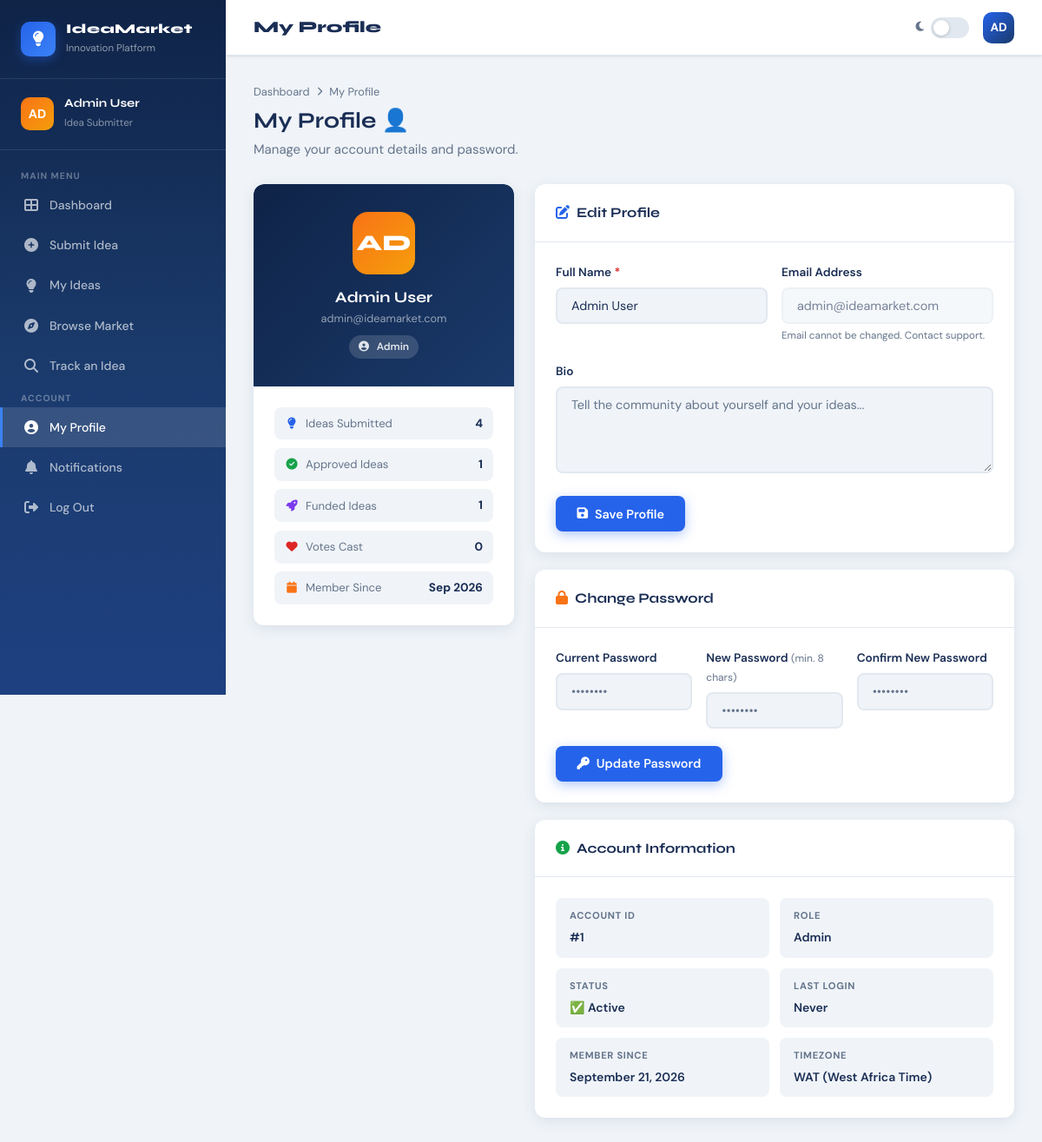
The app's page /profile.php (signed in) with its own data.
### tables this page shows
CREATE TABLE IF NOT EXISTS users (
    id                INT UNSIGNED AUTO_INCREMENT PRIMARY KEY,
    full_name         VARCHAR(120) NOT NULL,
    email             VARCHAR(180) NOT NULL UNIQUE,
    password_hash     VARCHAR(255) NOT NULL,
    role              ENUM('admin','user','investor') NOT NULL DEFAULT 'user',
    avatar            VARCHAR(255) NULL,
    bio               TEXT NULL,
    reputation        INT UNSIGNED NOT NULL DEFAULT 0,
    email_notif      TINYINT(1) NOT NULL DEFAULT 1,
    is_banned         TINYINT(1) NOT NULL DEFAULT 0,
    last_login        DATETIME NULL,
    created_at        DATETIME NOT NULL DEFAULT CURRENT_TIMESTAMP,
    INDEX idx_role (role),
    INDEX idx_email (email),
    INDEX idx_reputation (reputation)
);

### includes/auth.php (called while the page is built, shortened)
<?php
function currentUser(): array {
    return [
        'id'        => $_SESSION['user_id']   ?? null,
        'name'      => $_SESSION['user_name'] ?? '',
        'email'     => $_SESSION['user_email'] ?? '',
        'role'      => $_SESSION['role']       ?? 'user',
        'initials'  => strtoupper(substr($_SESSION['user_name'] ?? 'U', 0, 2)),
    ];
}

### includes/functions.php (called while the page is built, shortened)
<?php
function e(string $str): string {
    return htmlspecialchars($str, ENT_QUOTES, 'UTF-8');
}

### profile.php (the view, shortened to what this page needs)
<?php
require_once 'includes/auth.php';
require_once 'includes/functions.php';
$user  = currentUser();
$profileStmt = $pdo->prepare("SELECT * FROM users WHERE id=?");
$profileStmt->execute([$user['id']]);
$profile = $profileStmt->fetch();
$stats = getUserStats($pdo, $user['id']);
$votesCast = $pdo->prepare("SELECT COUNT(*) FROM votes WHERE user_id=?"); $votesCast->execute([$user['id']]); $votesCast = $votesCast->fetchColumn();
?>
<!DOCTYPE html>
<html lang="en">
<head>
  <link rel="stylesheet" href="https://cdnjs.cloudflare.com/ajax/libs/font-awesome/6.5.0/css/all.min.css">
  <link rel="stylesheet" href="assets/css/main.css">
</head>
<body>
<div class="layout-wrapper">
  <aside class="sidebar">
    <div class="sidebar-brand">
      <div class="brand-icon"><i class="fas fa-lightbulb"></i></div>
      <div class="brand-text"><h6>IdeaMarket</h6><span>Innovation Platform</span></div>
    </div>
    <div class="sidebar-user">
      <div class="user-avatar"><?= strtoupper(substr($user['name'],0,2)) ?></div>
      <div class="user-info"><h6><?= e($user['name']) ?></h6><span>Idea Submitter</span></div>
    </div>
    <nav class="sidebar-nav">
      <span class="nav-section-label">Main Menu</span>
      <a href="dashboard.php"><i class="fas fa-th-large"></i> Dashboard</a>
      <a href="submit-idea.php"><i class="fas fa-plus-circle"></i> Submit Idea</a>
      <a href="my-ideas.php"><i class="fas fa-lightbulb"></i> My Ideas</a>
      <a href="browse.php"><i class="fas fa-compass"></i> Browse Market</a>
      <a href="track.php"><i class="fas fa-search"></i> Track an Idea</a>
      <span class="nav-section-label" style="margin-top:.5rem;">Account</span>
      <a href="profile.php" class="active"><i class="fas fa-user-circle"></i> My Profile</a>
      <a href="notifications.php"><i class="fas fa-bell"></i> Notifications</a>
      <a href="logout.php"><i class="fas fa-sign-out-alt"></i> Log Out</a>
    </nav>
  </aside>
  <main class="main-content">
    <header class="top-header">
      <div style="display:flex;align-items:center;gap:1rem;">
        <span class="page-title">My Profile</span>
      </div>
      <div class="header-right">
        <div class="dark-toggle"><i class="fas fa-moon" style="font-size:.8rem;"></i><div class="toggle-switch"></div></div>
        <div class="header-avatar"><?= strtoupper(substr($user['name'],0,2)) ?></div>
      </div>
    </header>
    <div class="page-body fade-in">
      <div class="page-header">
        <div class="breadcrumb"><a href="dashboard.php">Dashboard</a><i class="fas fa-chevron-right" style="font-size:.65rem;"></i> My Profile</div>
        <h1>My Profile 👤</h1>
        <p>Manage your account details and password.</p>
      </div>
      <div style="display:grid;grid-template-columns:300px 1fr;gap:1.5rem;align-items:start;">
        <div class="card">
          <div style="background:linear-gradient(135deg,var(--navy-dark),var(--navy));padding:2rem;text-align:center;border-radius:var(--radius) var(--radius) 0 0;">
            <div style="width:72px;height:72px;background:linear-gradient(135deg,#f97316,#f59e0b);border-radius:18px;display:flex;align-items:center;justify-content:center;color:#fff;font-family:var(--font-head);font-size:1.6rem;font-weight:800;margin:0 auto 1rem;">
              <?= strtoupper(substr($profile['full_name'],0,2)) ?>
            </div>
            <h3 style="color:#fff;font-family:var(--font-head);font-size:1.1rem;margin-bottom:.25rem;"><?= e($profile['full_name']) ?></h3>
            <p style="color:rgba(255,255,255,.55);font-size:.8rem;"><?= e($profile['email']) ?></p>
            <span class="badge" style="background:rgba(255,255,255,.15);color:rgba(255,255,255,.85);margin-top:.5rem;"><i class="fas fa-user-circle me-1"></i><?= ucfirst($profile['role']) ?></span>
          </div>
          <div class="card-body">
            <div style="display:flex;flex-direction:column;gap:.6rem;">
              <?php
                $profileStats = [
                  ['fas fa-lightbulb','blue','Ideas Submitted',$stats['total']],
                  ['fas fa-check-circle','green','Approved Ideas',$stats['approved']],
                  ['fas fa-rocket','purple','Funded Ideas',$stats['funded']],
                  ['fas fa-heart','red','Votes Cast',$votesCast],
                  ['fas fa-calendar','orange','Member Since',formatDate($profile['created_at'],'M Y')],
                ];
              ?>
              <?php foreach ($profileStats as [$icon,$color,$label,$val]): ?>
                <div style="display:flex;align-items:center;justify-content:space-between;padding:.5rem .75rem;background:var(--bg);border-radius:var(--radius-sm);">
                  <span style="font-size:.82rem;color:var(--text-muted);display:flex;align-items:center;gap:.5rem;">
                    <i class="<?= $icon ?>" style="color:var(--<?= $color ?>);width:16px;text-align:center;"></i><?= $label ?>
                  </span>
                  <strong style="font-size:.85rem;"><?= $val ?></strong>
                </div>
              <?php endforeach; ?>
            </div>
          </div>
        </div>
        <div style="display:flex;flex-direction:column;gap:1.25rem;">
          <div class="card">
            <div class="card-header"><span class="card-title"><i class="fas fa-edit me-2" style="color:var(--blue)"></i>Edit Profile</span></div>
            <div class="card-body">
              <form method="POST">
                <div style="display:grid;grid-template-columns:1fr 1fr;gap:1rem;">
                  <div class="form-group">
                    <label class="form-label">Full Name <span style="color:var(--red)">*</span></label>
                    <input type="text" name="full_name" class="form-control" value="<?= e($profile['full_name']) ?>" required>
                  </div>
                  <div class="form-group">
                    <label class="form-label">Email Address</label>
                    <input type="email" class="form-control" value="<?= e($profile['email']) ?>" disabled style="opacity:.6;cursor:not-allowed;">
                    <small style="color:var(--text-muted);font-size:.73rem;">Email cannot be changed. Contact support.</small>
                  </div>
                </div>
                <div class="form-group">
                  <label class="form-label">Bio</label>
                  <textarea name="bio" class="form-control" rows="3" placeholder="Tell the community about yourself and your ideas..."><?= e($profile['bio'] ?? '') ?></textarea>
                </div>
                <button type="submit" class="btn btn-primary"><i class="fas fa-save"></i> Save Profile</button>
              </form>
            </div>
          </div>
          <div class="card">
            <div class="card-header"><span class="card-title"><i class="fas fa-lock me-2" style="color:var(--orange)"></i>Change Password</span></div>
            <div class="card-body">
              <form method="POST">
                <div style="display:grid;grid-template-columns:1fr 1fr 1fr;gap:1rem;">
                  <div class="form-group">
                    <label class="form-label">Current Password</label>
                    <input type="password" name="current_password" class="form-control" placeholder="••••••••" required>
                  </div>
                  <div class="form-group">
                    <label class="form-label">New Password <span style="font-weight:400;font-size:.75rem;color:var(--text-muted)">(min. 8 chars)</span></label>
                    <input type="password" name="new_password" class="form-control" placeholder="••••••••" required minlength="8">
                  </div>
                  <div class="form-group">
                    <label class="form-label">Confirm New Password</label>
                    <input type="password" name="confirm_password" class="form-control" placeholder="••••••••" required>
                  </div>
                </div>
                <button type="submit" class="btn btn-primary"><i class="fas fa-key"></i> Update Password</button>
              </form>
            </div>
          </div>
          <div class="card">
            <div class="card-header"><span class="card-title"><i class="fas fa-info-circle me-2" style="color:var(--green)"></i>Account Information</span></div>
            <div class="card-body">
              <div style="display:grid;grid-template-columns:1fr 1fr;gap:.75rem;">
                <?php
                  $infos = [
                    ['Account ID',    '#'.$profile['id']],
                    ['Role',          ucfirst($profile['role'])],
                    ['Status',        $profile['is_banned'] ? '⛔ Banned' : '✅ Active'],
                    ['Last Login',    $profile['last_login'] ? formatDateTime($profile['last_login']) : 'Never'],
                    ['Member Since',  formatDate($profile['created_at'],'F j, Y')],
                    ['Timezone',      TZ_LABEL],
                  ];
                ?>
                <?php foreach ($infos as [$label,$val]): ?>
                  <div style="background:var(--bg);border-radius:var(--radius-sm);padding:.75rem 1rem;">
                    <div style="font-size:.7rem;font-weight:700;text-transform:uppercase;letter-spacing:.06em;color:var(--text-muted);margin-bottom:.25rem;"><?= $label ?></div>
                    <div style="font-size:.875rem;font-weight:600;"><?= e($val) ?></div>
                  </div>
                <?php endforeach; ?>
              </div>
            </div>
          </div>
        </div>
      </div>
    </div>
  </main>
</div>
</body>
</html>

### records on screen
users: full_name "AD", full_name "Admin User", email "admin@ideamarket.com", role "Admin"

### other values on screen
$label "Ideas Submitted"
$val "4"
$label "Approved Ideas"
$val "1"
$label "Funded Ideas"
$label "Votes Cast"
$val "0"
$label "Member Since"
$val "Sep 2026"
$label "ACCOUNT ID"
$val "#1"
$label "ROLE"
$val "Admin"
$label "STATUS"
$val "✅ Active"
